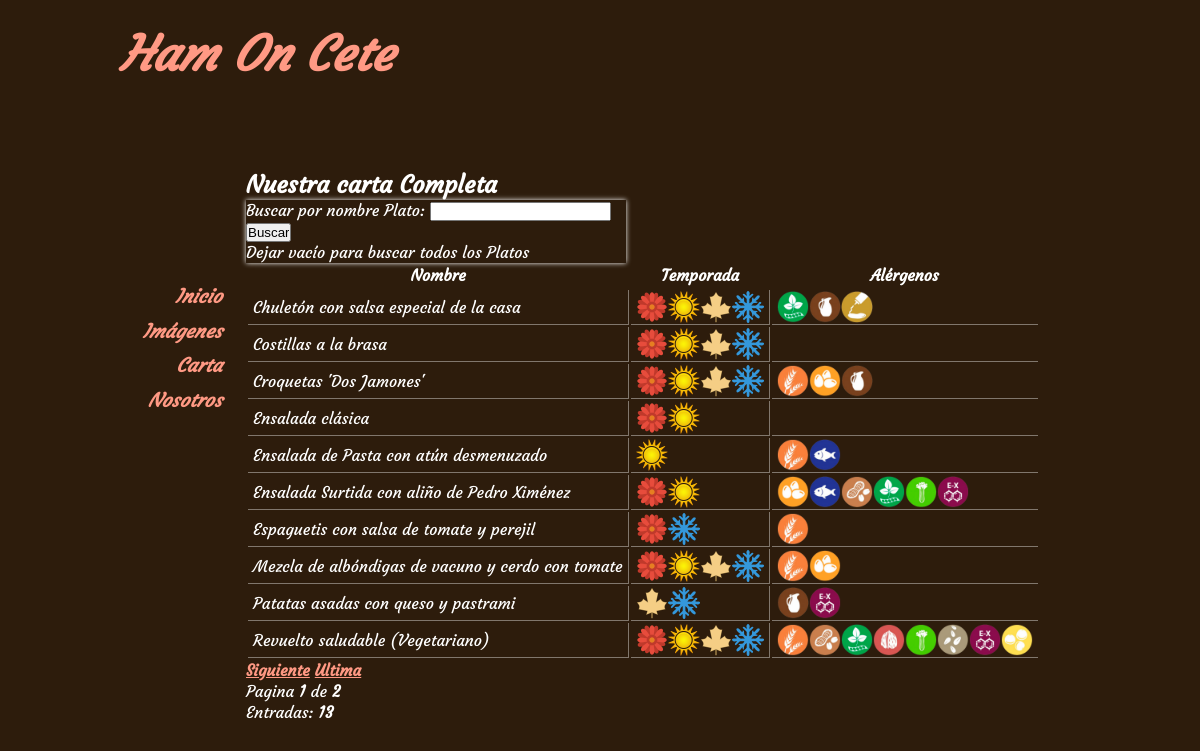
/cartaCompleta.php, run on the app's committed database.
### tables this page shows
create table `Plato` (
	`cod` int primary key unique AUTO_INCREMENT not null,
    `nombre` varchar(300) not null,
    `Primavera` boolean not null,
    `Verano` boolean not null,
    `Otono` boolean not null,
    `Invierno` boolean not null,
    `Gluten` boolean not null,
    `Crustaceo` boolean not null,
    `Huevo` boolean not null,
    `Pescado` boolean not null,
    `Cacahuete` boolean not null,
    `Soja` boolean not null,
    `Lacteos` boolean not null,
    `Cascara` boolean not null,
    `Apio` boolean not null,
    `Mostaza` boolean not null,
    `Sesamo` boolean not null,
    `Sulfitos` boolean not null,
    `Altramuces` boolean not null,
    `Moluscos` boolean not null, 
	`Visible` boolean not null
);

### cartaCompleta.php (called while the page is built, shortened)
<?php
	require_once("view/plantilla.php");
	require_once("view/vCartaCompleta.php");
	require_once("controller/cCartaCompleta.php");
?>

### model/DBPDO.php (called while the page is built, shortened)
<?php
	class DBPDO{
        public static function ejecutarConsulta($sentenciaSQL){
            try{
				$conexion = new PDO(DSN_MYSQL_PDO, DBUSER, DBPASS);
                $conexion->setAttribute(PDO::ATTR_ERRMODE, PDO::ERRMODE_EXCEPTION);
                $preparedStatement = $conexion->prepare($sentenciaSQL);
                $preparedStatement->execute(array(PDO::MYSQL_ATTR_INIT_COMMAND => "SET NAMES utf8"));
            } catch (PDOException $e) {
				echo("<p>" . $e->getMessage() . "</p>");
				$preparedStatement = null;
            }
            return $preparedStatement;
        }
    }
?>

### model/PlatoPDO.php (called while the page is built, shortened)
<?php
	require_once("DBPDO.php");
    class PlatoPDO{
		public static function contarPlatosPorDesc($desc){
			$sql = <<< EOQ
            SELECT count(*) AS Cuenta
			FROM Plato
            WHERE nombre LIKE "%$desc%"
			AND Visible=true
EOQ;
			$resultado = DBPDO::ejecutarConsulta($sql);
			if($resultado == null || $resultado == false){
                return -1;
            }else{
                if($resultado->rowCount() == 1){
                    return $resultado->fetch(PDO::FETCH_ASSOC)['Cuenta'];
                }else{
                    return -1;
                }
            }
		}
		public static function getPlatosPorDesc($desc, $numeroSaltar, $numeroContar){
			$sql = <<< EOQ
            SELECT * FROM Plato
            WHERE nombre LIKE "%$desc%"
			AND Visible=true
			ORDER BY nombre ASC
			LIMIT $numeroSaltar, $numeroContar
EOQ;
			$resultado = DBPDO::ejecutarConsulta($sql);
			if($resultado == null || $resultado == false){
                return null;
            }else{
                if($resultado->rowCount() != 0){
                    return $resultado->fetchAll(PDO::FETCH_ASSOC);
                }else{
                    return null;
                }
            }
		}
	}
?>

### model/Plato.php (called while the page is built, shortened)
<?php
	require_once("PlatoPDO.php");
	class Plato{
		public static function contarPlatosPorDesc($desc){
			return PlatoPDO::contarPlatosPorDesc($desc);
		}
		public static function getPlatosPorDesc($desc, $numeroSaltar, $numeroContar){
			$listaRecibida = PlatoPDO::getPlatosPorDesc($desc, $numeroSaltar, $numeroContar);
			$objetosPlato = Array();
			if($listaRecibida != null){
				foreach($listaRecibida AS $entrada){
					$objetosPlato[] = new Plato($entrada['cod'], $entrada['nombre'],
						$entrada['Primavera'], $entrada['Verano'], $entrada['Otono'], $entrada['Invierno'],
						$entrada['Gluten'], $entrada['Crustaceo'], $entrada['Huevo'], $entrada['Pescado'],
						$entrada['Cacahuete'], $entrada['Soja'], $entrada['Lacteos'], $entrada['Cascara'],
						$entrada['Apio'], $entrada['Mostaza'], $entrada['Sesamo'], $entrada['Sulfitos'],
						$entrada['Altramuces'], $entrada['Moluscos']);
				}
			}else{
				$objetosPlato = null;
			}
			return $objetosPlato;
		}
	}
?>

### view/vCartaCompleta.php (the view, shortened to what this page needs)
<?php
	function muestraInicio($coleccionEntradas, $paginaActual, $paginaMaxima, $totalEntradas){
		?>
				<h2>Nuestra carta Completa</h2>
				<form id="buscaPlato" name="BuscaPlato" action="<?php $_SERVER['PHP_SELF'] ?>" method="post">
					<p>Buscar por nombre Plato:
					<input type="text" name="cadenaBusqueda" width="40">
					<input type="submit" name="btnBuscar" value="Buscar">
					<br />Dejar vacío para buscar todos los Platos</p>
				</form>
		<?php
			if(count($coleccionEntradas) > 0){
				?>
				<table>
				<tr>
					<th>Nombre</th>
					<th>Temporada</th>
					<th>Alérgenos</th>
				</tr>
				<tr>
				<?php
				foreach($coleccionEntradas AS $entrada){
					echo("<tr>" . PHP_EOL);
					echo('<td>' . $entrada["nombre"] . '</td>' . PHP_EOL);
					echo('<td>');
					foreach($entrada["season"] AS $nombre => $valor){
						if($valor){
							if($nombre == "Otono"){
								echo('<div class="icoAlergia ico' . $nombre . '" title="Otoño"></div>');
							}else{
								echo('<div class="icoAlergia ico' . $nombre . '" title="' . $nombre . '"></div>');
							}
						}
					}
					echo('</td>');
					echo('<td>');
					$rellenar = true;
					foreach($entrada["alergias"] AS $nombre => $valor){
						if($valor){
							echo('<div class="icoAlergia ico' . $nombre . '" title="' . $nombre . '"></div>');
							$rellenar = false;
						}
					}
					if($rellenar){
						echo('<div class="icoAlergia"></div>');
					}
					echo('</td>');
					?>
					</tr>
					<?php
				}
				echo("</table>" . PHP_EOL);
				if($paginaActual < $paginaMaxima){
					echo('<b><a href="'.$_SERVER['PHP_SELF'].'?pag='.($paginaActual + 1).'">Siguiente</a></b>');
					echo(' <b><a href="'.$_SERVER['PHP_SELF'].'?pag=' . $paginaMaxima . '">Ultima</a></b> ');
				}
				echo("<br />Pagina <b>$paginaActual</b> de <b>$paginaMaxima</b><br />");
				echo("Entradas: <b>$totalEntradas</b>" . PHP_EOL);
			}else{
				?> <h2>No se han encontrado entradas</h2> <?php
			}
	}
?>

### webroot/css/estilo.css (style rules this page uses)
* { margin: 0; padding: 0; }
html, body { height: 100%; min-height: 600px; min-width: 800px; }
a { color: #FF9984; }
body { background-color: #2d1c0c; font-family: CourgetteRegular; }

### webroot/css/carta.css (style rules this page uses)
#buscaPlato, #divCompleta { box-shadow: 0 0 5px white; width: 40%; min-width: 380px; }
td { border-bottom: 1px solid rgba(255, 255, 255, 0.4); padding: 1px 5px 1px 5px; }
td:first-child, td:nth-child(2) { border-right: 1px solid rgba(255, 255, 255, 0.4); }
.icoAlergia { width: 32px; height: 32px; float: left; }
.icoGluten { background-image: url("../img/aler_glu.png"); background-size: 100% 100%; }
.icoHuevo { background-image: url("../img/aler_hue.png"); background-size: 100% 100%; }
.icoPescado { background-image: url("../img/aler_pes.png"); background-size: 100% 100%; }
.icoCacahuete { background-image: url("../img/aler_cac.png"); background-size: 100% 100%; }
.icoSoja { background-image: url("../img/aler_soja.png"); background-size: 100% 100%; }
.icoLacteos { background-image: url("../img/aler_lac.png"); background-size: 100% 100%; }
.icoCascara { background-image: url("../img/aler_cas.png"); background-size: 100% 100%; }
.icoApio { background-image: url("../img/aler_api.png"); background-size: 100% 100%; }
.icoMostaza { background-image: url("../img/aler_mos.png"); background-size: 100% 100%; }
.icoSesamo { background-image: url("../img/aler_ses.png"); background-size: 100% 100%; }
.icoSulfitos { background-image: url("../img/aler_sul.png"); background-size: 100% 100%; }
.icoAltramuces { background-image: url("../img/aler_alt.png"); background-size: 100% 100%; }
.icoPrimavera { background-image: url("../img/flor.png"); background-size: 100% 100%; }
.icoVerano { background-image: url("../img/sol.png"); background-size: 100% 100%; }
.icoOtono { background-image: url("../img/hoja_marchita.png"); background-size: 100% 100%; }
.icoInvierno { background-image: url("../img/copo_nieve.png"); background-size: 100% 100%; }

### data on the page
plato: nombre "Chuletón con salsa especial de la casa"
plato: nombre "Costillas a la brasa"
plato: nombre "Croquetas 'Dos Jamones'"
plato: nombre "Ensalada clásica"
plato: nombre "Ensalada de Pasta con atún desmenuzado"
plato: nombre "Ensalada Surtida con aliño de Pedro Ximénez"
plato: nombre "Espaguetis con salsa de tomate y perejil"
plato: nombre "Mezcla de albóndigas de vacuno y cerdo con tomate"
plato: nombre "Patatas asadas con queso y pastrami"
plato: nombre "Revuelto saludable (Vegetariano)"

### other printed values
$paginaActual "1"
$paginaMaxima "2"
$totalEntradas "13"
